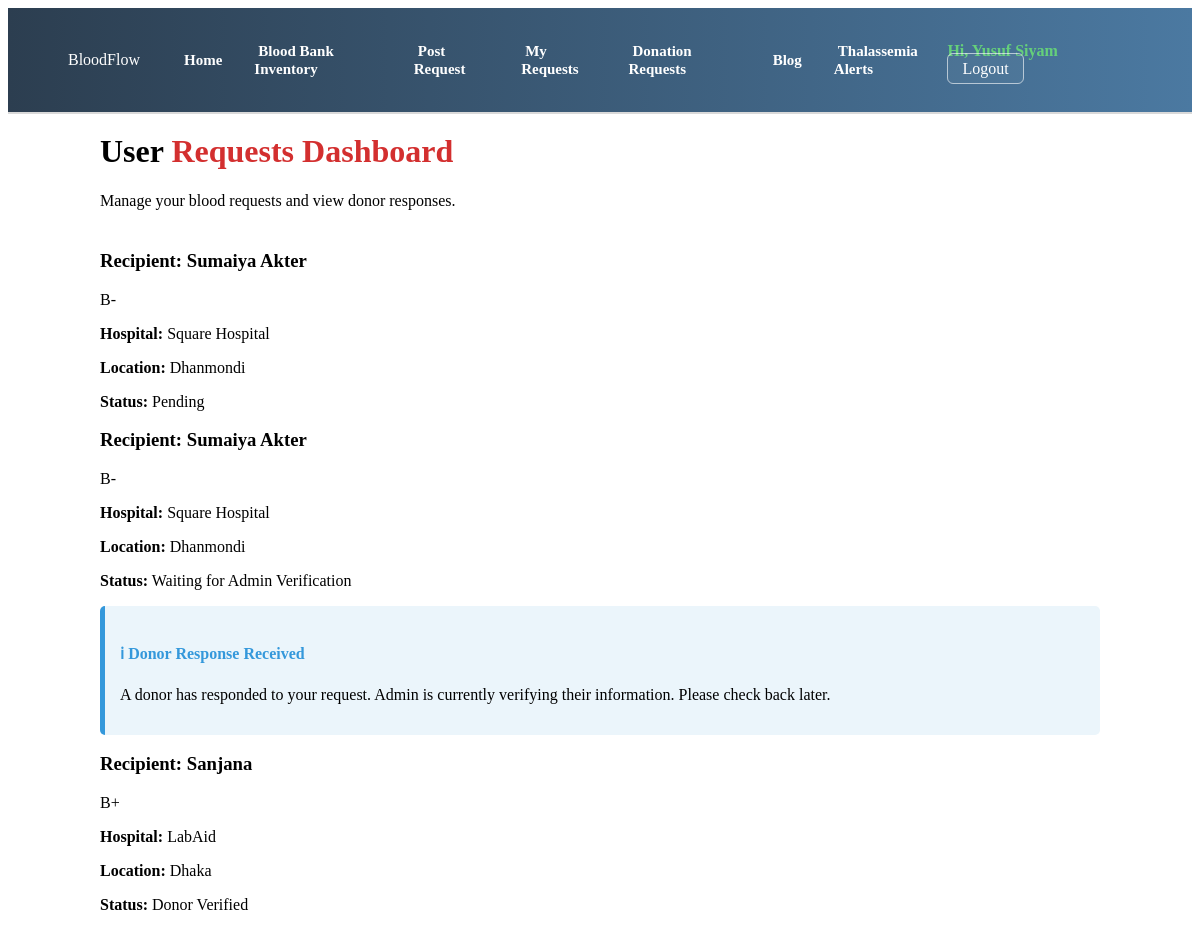
The app's page /user_my_req.php (signed in, upper part), older data.
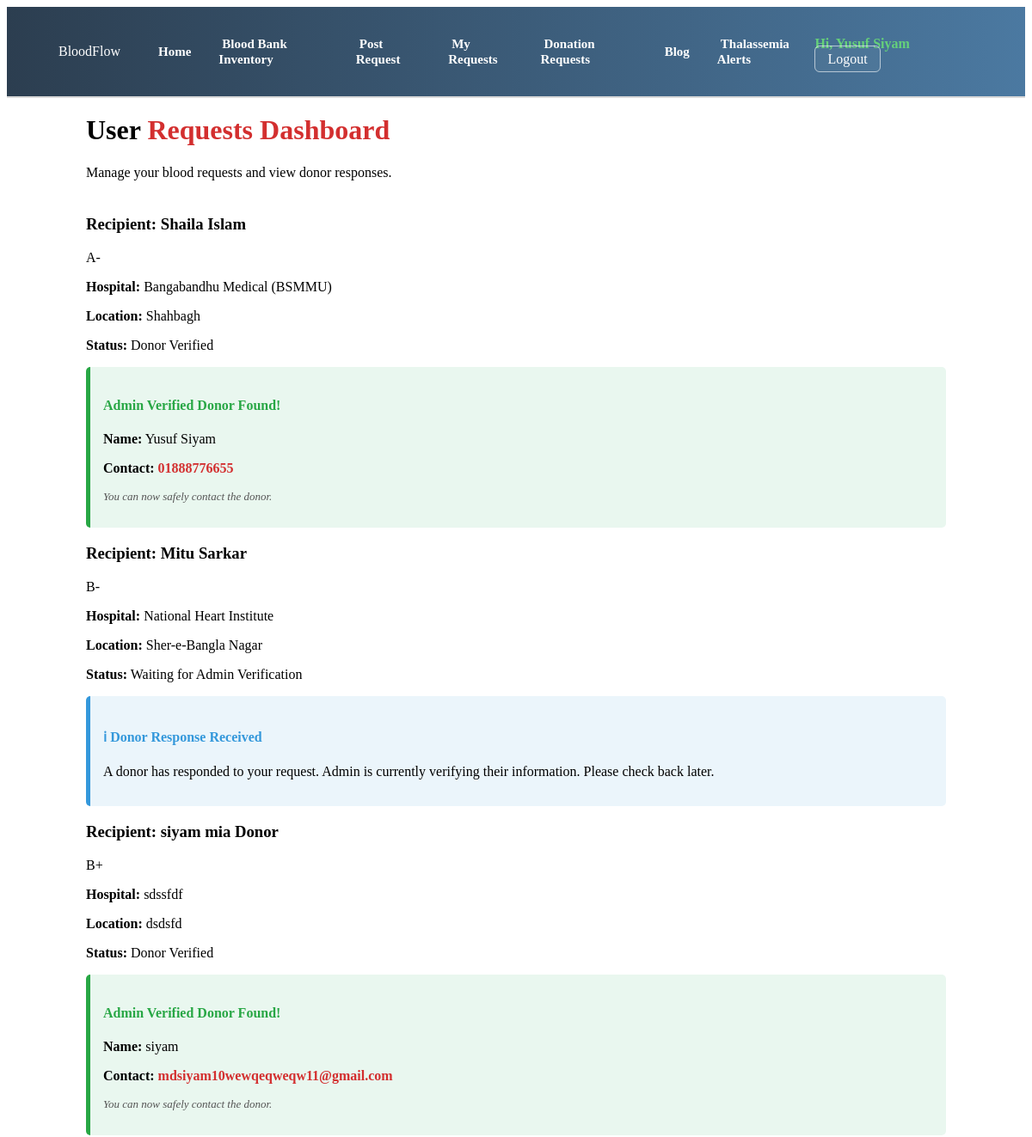
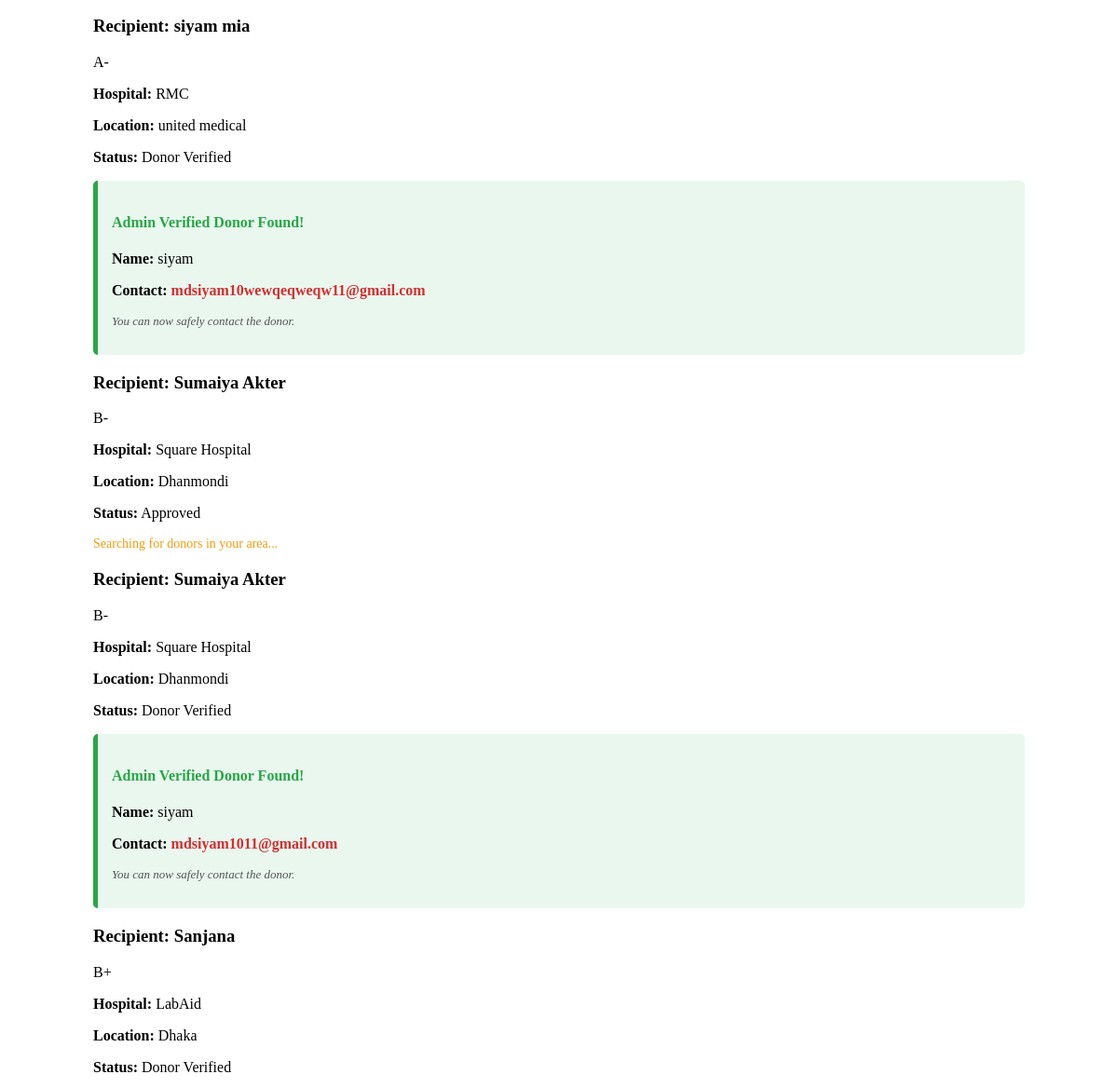
The same page, newer data (2 pictures, top to bottom).
### tables this page shows
CREATE TABLE `requests` (
  `id` int(11) NOT NULL,
  `user_id` int(11) DEFAULT NULL,
  `recipient_name` varchar(100) NOT NULL,
  `blood_group` varchar(5) NOT NULL,
  `location` varchar(255) NOT NULL,
  `hospital` varchar(255) NOT NULL,
  `date` date NOT NULL,
  `time` time NOT NULL,
  `message` text DEFAULT NULL,
  `status` enum('pending','approved','accepted','verified','completed') DEFAULT 'pending',
  `is_thalassemia` int(1) DEFAULT 0,
  `created_at` timestamp NOT NULL DEFAULT current_timestamp(),
  `donor_name` varchar(100) DEFAULT NULL,
  `donor_contact` varchar(100) DEFAULT NULL
);

### user_my_req.php (the view, shortened to what this page needs)
<?php
include('config.php');
$user_id = $_SESSION['user_id'];
?>
<!DOCTYPE html>
<html lang="en">
<head>
    <link rel="stylesheet" href="user_my_req.css">
</head>
<body>
<?php include('navbar.php'); ?>
<div class="user-req-wrapper">
    <div class="container">
        <h1>User <span>Requests Dashboard</span></h1>
        <p>Manage your blood requests and view donor responses.</p>
        <div class="requests-list">
            <?php
            $query = "SELECT * FROM requests WHERE user_id = '$user_id' ORDER BY id DESC";
            $result = mysqli_query($conn, $query);
            if(mysqli_num_rows($result) > 0) {
                while($row = mysqli_fetch_array($result)) {
            ?>
                <div class="request-card">
                    <div class="req-header">
                        <h3>Recipient: <?php echo $row['recipient_name']; ?></h3>
                        <span class="blood-type"><?php echo $row['blood_group']; ?></span>
                    </div>
                    <p><strong>Hospital:</strong> <?php echo $row['hospital']; ?></p>
                    <p><strong>Location:</strong> <?php echo $row['location']; ?></p>
                    <p><strong>Status:</strong>
                        <span class="badge <?php echo $row['status']; ?>">
                            <?php
                                if($row['status'] == 'verified') echo "Donor Verified";
                                elseif($row['status'] == 'accepted') echo "Waiting for Admin Verification";
                                else echo ucfirst($row['status']);
                            ?>
                        </span>
                    </p>
                    <?php if($row['status'] == 'verified'): ?>
                        <div class="donor-notif" style="border-left: 5px solid #28a745; background: #e9f7ef; padding: 15px; border-radius: 5px; margin-top: 15px;">
                            <h4 style="color: #28a745;"> Admin Verified Donor Found!</h4>
                            <p><strong>Name:</strong> <?php echo $row['donor_name']; ?></p>
                            <p><strong>Contact:</strong> <span class="phone" style="font-weight: bold; color: #d32f2f;"><?php echo $row['donor_contact']; ?></span></p>
                            <p style="font-size: 13px; color: #555; margin-top: 10px;"><em>You can now safely contact the donor.</em></p>
                        </div>
                    <?php elseif($row['status'] == 'accepted'): ?>
                        <div class="donor-notif" style="border-left: 5px solid #3498db; background: #ebf5fb; padding: 15px; border-radius: 5px; margin-top: 15px;">
                            <h4 style="color: #3498db;">ℹ Donor Response Received</h4>
                            <p>A donor has responded to your request. Admin is currently verifying their information. Please check back later.</p>
                        </div>
                    <?php elseif($row['status'] == 'approved'): ?>
                        <p style="color: #f39c12; font-size: 14px; margin-top: 10px;">Searching for donors in your area...</p>
                    <?php endif; ?>
                </div>
            <?php
                }
            } else {
                echo "<p class='empty'>You haven't made any requests yet.</p>";
            }
            ?>
        </div>
    </div>
</div>
</body>
</html>

Row changes from the older to the newer data that the page shows:
added requests: recipient_name "Shaila Islam", blood_group "A-", hospital "Bangabandhu Medical (BSMMU)", location "Shahbagh", status "Donor Verified", donor_name "Yusuf Siyam", donor_contact "01888776655"
added requests: recipient_name "Mitu Sarkar", blood_group "B-", hospital "National Heart Institute", location "Sher-e-Bangla Nagar", status "Waiting for Admin Verification", shows "A donor has responded to your request. Admin is currently verifying their information. Please check back later."
added requests: recipient_name "siyam mia Donor", blood_group "B+", hospital "sdssfdf", location "dsdsfd", status "Donor Verified", donor_name "siyam", donor_contact "mdsiyam10wewqeqweqw11@gmail.com"
added requests: recipient_name "siyam mia", blood_group "A-", hospital "RMC", location "united medical", status "Donor Verified", donor_name "siyam", donor_contact "mdsiyam10wewqeqweqw11@gmail.com"
changed requests: status "Pending" → "Approved"; now shows "Searching for donors in your area..."
changed requests: donor_name (not shown) → "siyam"; donor_contact (not shown) → "mdsiyam1011@gmail.com"; status "Waiting for Admin Verification ℹ Donor Response Received A donor has responded to your request. Admin is currently verifying their information. Please check back later." → "Donor Verified Admin Verified Donor Found! Name: Contact: You can now safely contact the donor."
